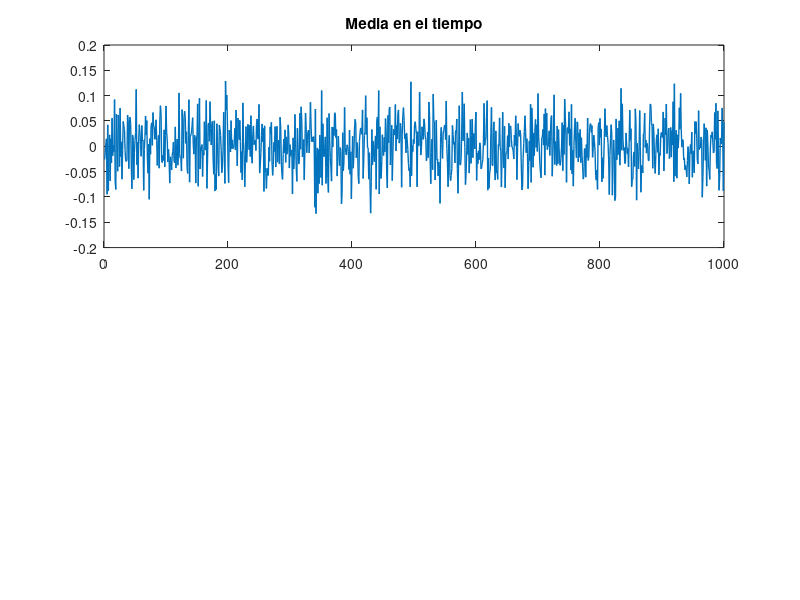

Write MATLAB code to recreate this figure. (Note: this script raises an error after producing the figure.)
% Parametros para crear matriz
N = 1000;
M = 500;

% randn genera distribución normal (media 0, varianza 1)
% M filas (señales) ; N columnas (tiempo)
X = randn(M, N);

% PARTE A: Estacionariedad
% Si es estacionaria, estos valores deben mantenerse constantes en el tiempo.
media_ensamble = mean(X, 1);
var_ensamble = var(X, 0, 1);

figure('Name', 'Estacionalidad ');
subplot(2,1,1);
plot(media_ensamble, 'LineWidth', 1); title('Media en el tiempo');
yline(0, '--r');
grid on;
subplot(2,1,2);
plot(var_ensamble, 'LineWidth', 1); title('Varianza en el tiempo');
yline(1, '--r');
grid on;

% PARTE B: Ergodicidad
% Como evoluciona a lo largo del tiempo para una sola. Si es ergolica, al aumentar N, debe converger a los valores (0 y 1).
x_una_senal = X(1, :);
vector_tiempo = 1:N;

% Media temporal = promedio desde 1 hasta la n
media_temporal_acum = cumsum(x_una_senal) ./ vector_tiempo;
% Var temporal = E[X^2] - (E[X])^2
potencia_acum = cumsum(x_una_senal.^2) ./ vector_tiempo;
var_temporal_acum = potencia_acum - (media_temporal_acum.^2);

figure('Name', 'Ergodicidad');
subplot(2,1,1);
plot(vector_tiempo, media_temporal_acum, 'b'); hold on;
yline(0, '--r');
title('Media Acumulada de una señal');
grid on;
subplot(2,1,2);
plot(vector_tiempo, var_temporal_acum, 'b'); hold on;
yline(1, '--r');
title('Varianza Acumulada de una señal');
grid on;

% Funciones utilizadas parametros
% mean(matriz, dimension);
% var(matriz, opt, dimension);
        % opt = 0 --> Calcula la varianza muestral ; opt = 1 -->  Calcula la varianza poblacional
 % cumsum -->  suma acumulada
 % cumsum([2, 4, 6, 8])  -->  [2, 6, 12, 20]

% --------- Explicacion -----------
% Estacionaridad:
% Se observa que tanto la media del conjunto como la varianza del conjunto se mantienen
% estables alrededor de sus valores teoricos (0 y 1 respectivamente) a lo
% largo de todo el eje del tiempo.
% Esto demuestra que las propiedades estadisticas de la señal no cambian con
% el tiempo (t), cumpliendo la condicion de Estacionariedad en Sentido Amplio.

% Ergodicidad:
% Se observa que al inicio (pocas muestras), el promedio y la varianza de la
% señal individual oscilan mucho. Sin embargo, a medida que el numero de
% muestras (N) aumenta, los valores de la media y varianza acumuladas convergen
% a los valores del conjunto.
% El hecho de que el promedio temporal de una sola realización tienda al mismo
% valor que el promedio de todas las realizaciones demuestra que la señal es ergodica.
% Esto significa que una sola muestra lo suficientemente larga es representativa
% de todo el proceso estadistico.

% Cuando los valores tienden a infinito, entonces la media y varianza tienden a 0 y 1
% respectivamente. Pero podemos ver con unos pocos valores como ya se aproxima muy bien
% a estos valores.
